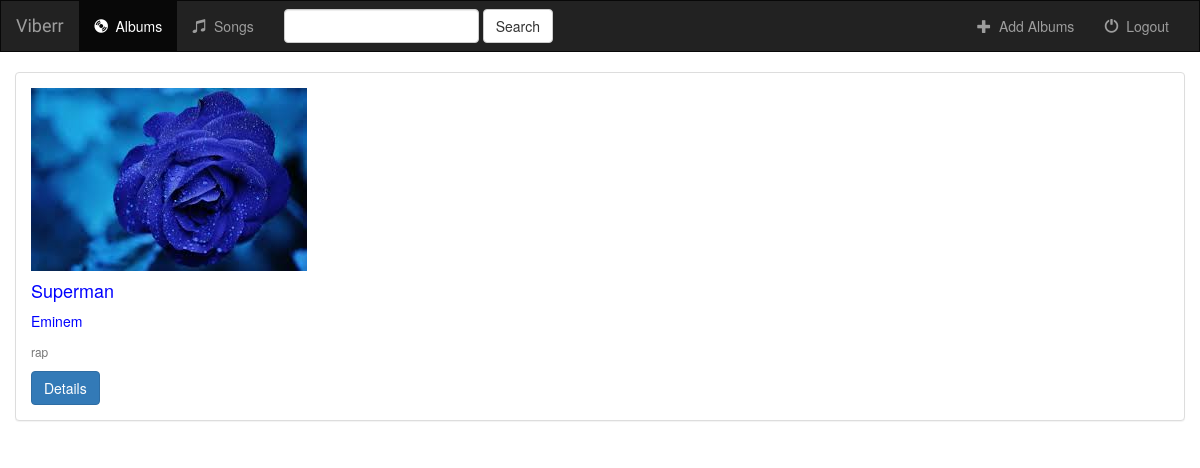
The app's page /music/ with its own data.
### music/models.py (models this page shows, shortened)
class Album(models.Model): #always all the classes are inherited with models.Model
    artist = models.CharField(max_length= 250) #CharField is just text or characters and max_length is max charaters it can have
    album_title = models.CharField(max_length=500)
    genre = models.CharField(max_length=100)
    album_logo = models.FileField()
    '''this is a string dunder(double underscores) function which will show the info about objects of
        album class in django shell while populating database. '''
    '''basically __str__ func. displays the string info of a class.'''
    def __str__(self):
        return self.artist + ' - ' + self.album_title

### music/views.py (the view)
class IndexView(generic.ListView): #inheriting the generic list view, there are other generic views here we are using list
    template_name = 'music/index.html' #template name to which this class plugins
    context_object_name = 'all_albums' #context object name is the fixed variable name,it is used to change name of object_list to any name you want like here all albums
    def get_queryset(self): #queries database for all objects in album and returns object_list
        return Album.objects.all()

### music/templates/music/index.html
{% extends 'music/base.html' %}
{% block body %}
    {% load staticfiles %}
<div class="container-fluid">
    <div class="panel panel-default">
        <div class="panel-body">
    <div class="row">
            <div class="col-sm-3">
            <div class="card">
                <img class="card-img-top" src="{{album.album_logo.url}}" alt="Card image">
                <div class="card-block">
                    <h4 class="card-title">{{album.album_title}}</h4>
                    <p class="card-text">{{album.artist}}</p>
                    <p class="card-text"><small class="text-muted">{{album.genre}}</small></p>
                    <a href="{% url 'music:details' album.id %}" class="btn btn-primary">Details</a>
                </div>
            </div>
        </div>
    </div>
    </div>
    </div>
</div>
{% endblock %}

### music/static/music/details_style.css (style rules this page uses)
body { color:blue; }

### records on screen
Album: album_logo (picture), album_title "Superman", artist "Eminem", genre "rap"
